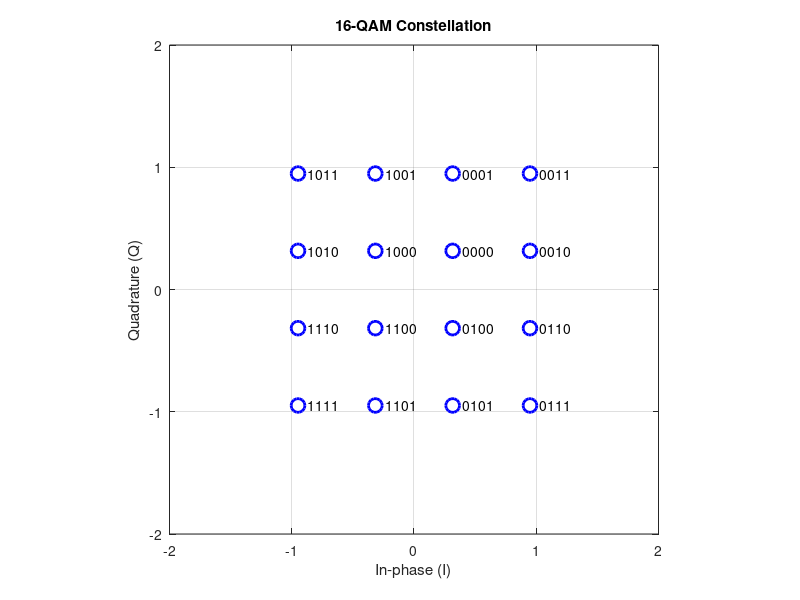

This figure's MATLAB source:
bits = de2bi(0:15, 4, 'left-msb'); % 16x4, each row is [b0 b1 b2 b3]

I = (1 - 2*bits(:,1)) .* (1 + 2*bits(:,3));
Q = (1 - 2*bits(:,2)) .* (1 + 2*bits(:,4));
symbols = (I + 1j*Q) / sqrt(10);

figure;
plot(real(symbols), imag(symbols), 'bo', 'MarkerSize', 10, 'LineWidth', 2);
grid on; axis equal;
xlabel('In-phase (I)');
ylabel('Quadrature (Q)');
title('16-QAM Constellation');
xlim([-2 2]); ylim([-2 2]);

for k = 1:16
    text(real(symbols(k))+0.08, imag(symbols(k)), num2str(bits(k,:), '%d'), 'FontSize', 10);
end
